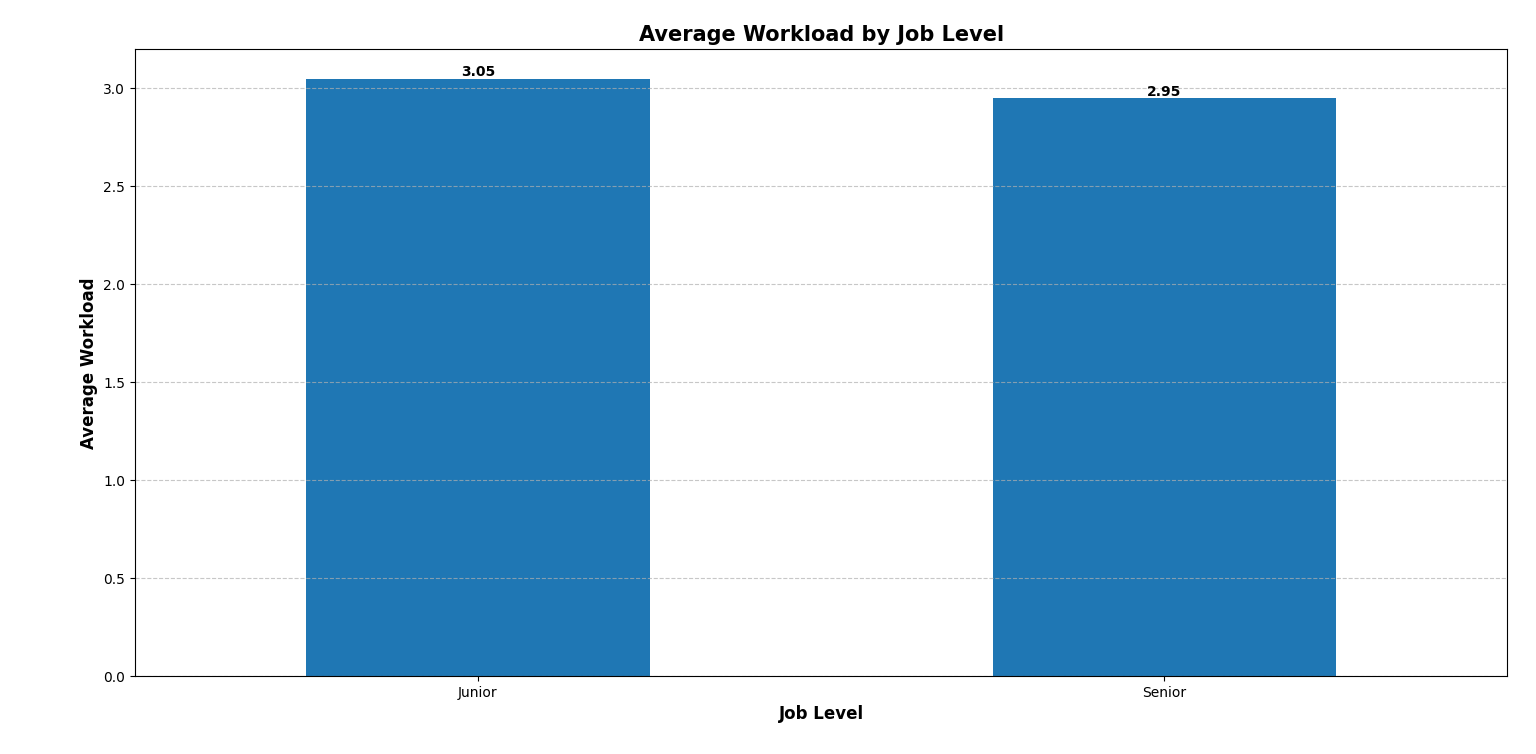

The Python source for this figure:
import pandas as pd 
from scipy import stats 
import numpy as np 
import matplotlib.pyplot as plt 
import seaborn as sns 


df = pd.read_csv("employee.csv")
junior_level = df[df["JobLevel"] == "Junior"]["Workload"]
senior_level = df[df["JobLevel"] =="Senior"]["Workload"]
alpha = 0.05

degree_freedom = len(junior_level) + len(senior_level) - 2
t_critical = stats.t.ppf(1-alpha / 2, degree_freedom)

#print(junior_level.head(602))
#print(senior_level.head(1069))
t_statistics, p_value = stats.ttest_ind(junior_level, senior_level)
mean1, mean2 = junior_level.mean(), senior_level.mean()
sd1, sd2 = junior_level.std(), senior_level.std()
var1, var2 = junior_level.var(), senior_level.var()

print(f"Junior Level - Mean: {mean1}, Standard Deviation: {sd1}, Variance: {var1}")
print(f"Senior Level - Mean: {mean2}, Standard Deviation: {sd2}, Variance: {var2}")
print(f"Degree of Freedom: {degree_freedom}")
print(f"T-Critical value: {t_critical}")
print(f"T-Stat: {t_statistics}")
print(f"P-Value: {p_value}")
print("")

if p_value < alpha:
    print("There is a significant difference between the workload of Junior and Senior Employees")
    
else:
  print("There is no significant difference between the workload of Junior and Senior Employees")

df_filtered = df[df["JobLevel"].isin(["Junior", "Senior"])]


workload_mean = (
    df_filtered
    .groupby("JobLevel")["Workload"]
    .mean()
)

ax = workload_mean.plot(
    kind="bar",
    figsize=(8, 6)
)

for container in ax.containers:
    ax.bar_label(
        container,
        fmt="%.2f",
        fontsize=10,
        fontweight="bold"
    )

plt.title(
    "Average Workload by Job Level",
    fontsize=15,
    fontweight="bold"
)

plt.xlabel(
    "Job Level",
    fontsize=12,
    fontweight="bold"
)

plt.ylabel(
    "Average Workload",
    fontsize=12,
    fontweight="bold"
)

plt.xticks(rotation=0)
plt.grid(axis="y", linestyle="--", alpha=0.7)

plt.tight_layout()
plt.show(block=True)
